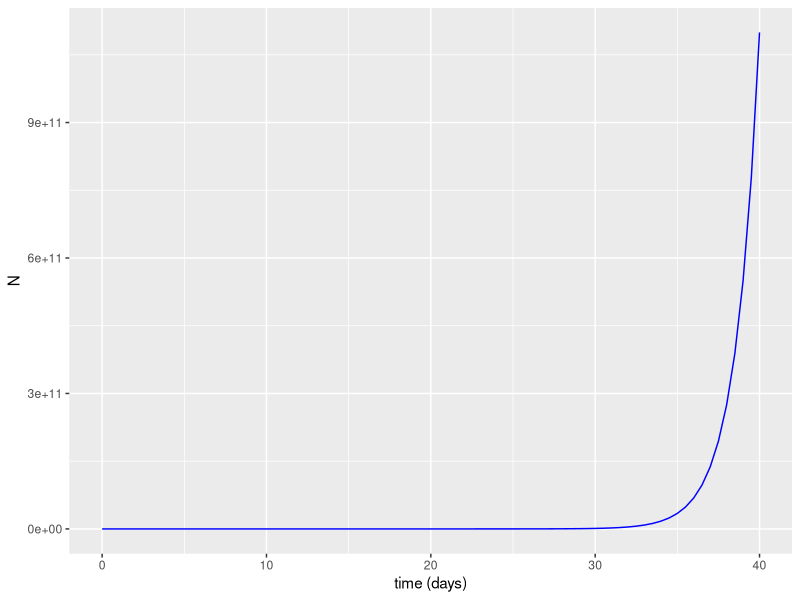

This figure's R source:
library(ggplot2)
library(deSolve)
state_vars  <- c(N = 1)
times       <- seq(0, 40, by = 0.5)

exp_pop_fn <- function(time, state, parameters) { 
  
  N <- state['N']  
  dN <- parameters['alpha'] * N                                                              
  return(list(c(dN)))                     
  
} 

parms <- c(alpha = log(2))
parms['alpha']

result <- ode(y = state_vars , times = times , func = exp_pop_fn , parms = parms)   
head(as.data.frame(result))

result <- as.data.frame(result)

expplot <- ggplot(data = result)+ geom_line(aes(x = time, y = N) ,  colour ="blue")+ labs(x = "time (days)")

expplot 
